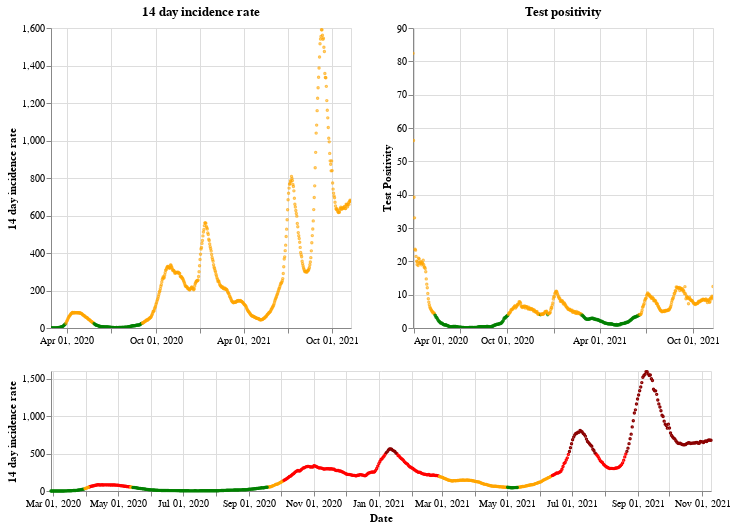

The notebook cell saved with this chart:
### Markdown cell above
## Scotland

### Code cell
plot_traffic_light('Scotland')

### Figure 1 — Vega-Lite specification as saved in the notebook (floating-point values rounded to 4 significant figures; data arrays with more than 128 entries replaced by an {"elided": "..."} marker saying what was removed)
{"config": {"view": {"continuousWidth": 400, "continuousHeight": 300}}, "vconcat": [{"hconcat": [{"mark": {"type": "point", "size": 2}, "encoding": {"color": {"condition": {"value": "green", "test": "(datum.twoWeeklyCasesRate <= 25)"}, "value": "orange"}, "tooltip": [{"type": "nominal", "field": "areaName"}, {"type": "temporal", "field": "date"}, {"type": "quantitative", "field": "twoWeeklyCasesRate"}, {"type": "quantitative", "field": "testPositivity"}], "x": {"type": "temporal", "axis": {"title": ""}, "field": "date", "scale": {"domain": {"selection": "DateBrush"}}, "timeUnit": "yearmonthdate"}, "y": {"type": "quantitative", "axis": {"title": "14 day incidence rate"}, "field": "twoWeeklyCasesRate"}}, "title": "14 day incidence rate", "width": 300}, {"mark": {"type": "point", "size": 2}, "encoding": {"color": {"condition": {"value": "green", "test": "(datum.testPositivity <= 4)"}, "value": "orange"}, "tooltip": [{"type": "nominal", "field": "areaName"}, {"type": "temporal", "field": "date"}, {"type": "quantitative", "field": "twoWeeklyCasesRate"}, {"type": "quantitative", "field": "testPositivity"}], "x": {"type": "temporal", "axis": {"title": ""}, "field": "date", "scale": {"domain": {"selection": "DateBrush"}}, "timeUnit": "yearmonthdate"}, "y": {"type": "quantitative", "axis": {"title": "Test Positivity"}, "field": "testPositivity"}}, "title": "Test positivity", "width": 300}]}, {"layer": [{"mark": {"type": "point", "size": 2}, "encoding": {"color": {"condition": {"value": "orange", "test": "(((datum.testPositivity < 4) && (datum.twoWeeklyCasesRate >= 50)) && (datum.twoWeeklyCasesRate < 200))"}, "value": "red"}, "opacity": {"condition": {"value": 1, "test": "((datum.twoWeeklyCasesRate >= 50) && (datum.twoWeeklyCasesRate < 500))"}, "value": 0}, "tooltip": [{"type": "nominal", "field": "areaName"}, {"type": "temporal", "field": "date"}, {"type": "quantitative", "field": "twoWeeklyCasesRate"}, {"type": "quantitative", "field": "testPositivity"}], "x": {"type": "temporal", "axis": {"title": "Date"}, "field": "date", "timeUnit": "yearmonthdate"}, "y": {"type": "quantitative", "axis": {"title": "14 day incidence rate"}, "field": "twoWeeklyCasesRate"}}, "selection": {"DateBrush": {"type": "interval", "encodings": ["x"], "fields": ["Time"]}}}, {"mark": {"type": "point", "size": 2}, "encoding": {"color": {"value": "darkred"}, "opacity": {"condition": {"value": 1, "test": "(datum.twoWeeklyCasesRate >= 500)"}, "value": 0}, "tooltip": [{"type": "nominal", "field": "areaName"}, {"type": "temporal", "field": "date"}, {"type": "quantitative", "field": "twoWeeklyCasesRate"}, {"type": "quantitative", "field": "testPositivity"}], "x": {"type": "temporal", "axis": {"title": "Date"}, "field": "date", "timeUnit": "yearmonthdate"}, "y": {"type": "quantitative", "axis": {"title": "14 day incidence rate"}, "field": "twoWeeklyCasesRate"}}}, {"mark": {"type": "point", "size": 2}, "encoding": {"color": {"condition": {"value": "green", "test": "((datum.testPositivity < 4) && (datum.twoWeeklyCasesRate < 50))"}, "value": "orange"}, "opacity": {"condition": {"value": 1, "test": "(datum.twoWeeklyCasesRate < 50)"}, "value": 0}, "tooltip": [{"type": "nominal", "field": "areaName"}, {"type": "temporal", "field": "date"}, {"type": "quantitative", "field": "twoWeeklyCasesRate"}, {"type": "quantitative", "field": "testPositivity"}], "x": {"type": "temporal", "axis": {"title": "Date"}, "field": "date", "timeUnit": "yearmonthdate"}, "y": {"type": "quantitative", "axis": {"title": "14 day incidence rate"}, "field": "twoWeeklyCasesRate"}}}], "height": 120, "width": 660}], "data": {"name": "data-d065b113d764b7cfd7a0d6b9388e1b89"}, "$schema": "https://vega.github.io/schema/vega-lite/v4.8.1.json", "datasets": {"data-d065b113d764b7cfd7a0d6b9388e1b89": {"elided": "621 records"}}}
